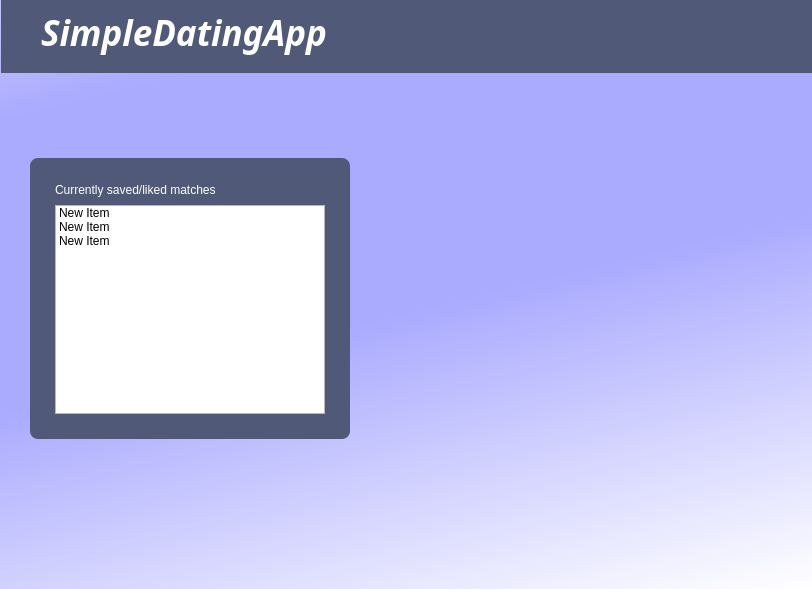
<?xml version="1.0" encoding="UTF-8"?>
<ui version="4.0">
 <class>LoginWindow</class>
 <widget class="QMainWindow" name="LoginWindow">
  <property name="geometry">
   <rect>
    <x>0</x>
    <y>0</y>
    <width>812</width>
    <height>589</height>
   </rect>
  </property>
  <property name="windowTitle">
   <string>MainWindow</string>
  </property>
  <property name="styleSheet">
   <string notr="true">#centralwidget {background-color: qlineargradient(spread:reflect, x1:0.727273, y1:0.205, x2:1, y2:1, stop:0.278409 rgba(170, 170, 255, 255), stop:1 rgba(255, 255, 255, 255));}

#nameInput{border-radius:8px;background-color:rgb(80, 90, 120);}
#nameInput2{border-radius:8px;background-color:rgb(80, 90, 120);}
#nameInput_2{border-radius:8px;background-color:rgb(80, 90, 120);}
#nameInput_3{border-radius:8px;background-color:rgb(80, 90, 120);}
#nameInput_4{border-radius:8px;background-color:rgb(80, 90, 120);}
#nameInput_5{border-radius:8px;background-color:rgb(80, 90, 120);}
#nameInput_6{border-radius:8px;background-color:rgb(80, 90, 120);}

QLabel { color: white; }
#topPanel{background-color:rgb(80, 90, 120);}</string>
  </property>
  <widget class="QWidget" name="centralwidget">
   <widget class="QWidget" name="bottomPanel" native="true">
    <property name="geometry">
     <rect>
      <x>0</x>
      <y>520</y>
      <width>812</width>
      <height>56</height>
     </rect>
    </property>
    <property name="sizePolicy">
     <sizepolicy hsizetype="Preferred" vsizetype="Fixed">
      <horstretch>0</horstretch>
      <verstretch>0</verstretch>
     </sizepolicy>
    </property>
    <property name="minimumSize">
     <size>
      <width>0</width>
      <height>50</height>
     </size>
    </property>
    <layout class="QHBoxLayout" name="horizontalLayout">
     <item>
      <spacer name="horizontalSpacer_2">
       <property name="orientation">
        <enum>Qt::Horizontal</enum>
       </property>
       <property name="sizeHint" stdset="0">
        <size>
         <width>40</width>
         <height>20</height>
        </size>
       </property>
      </spacer>
     </item>
    </layout>
   </widget>
   <widget class="QWidget" name="topPanel" native="true">
    <property name="geometry">
     <rect>
      <x>1</x>
      <y>-8</y>
      <width>821</width>
      <height>81</height>
     </rect>
    </property>
    <property name="sizePolicy">
     <sizepolicy hsizetype="Preferred" vsizetype="Fixed">
      <horstretch>0</horstretch>
      <verstretch>0</verstretch>
     </sizepolicy>
    </property>
    <property name="minimumSize">
     <size>
      <width>0</width>
      <height>70</height>
     </size>
    </property>
    <layout class="QHBoxLayout" name="horizontalLayout_2">
     <property name="topMargin">
      <number>0</number>
     </property>
     <item>
      <spacer name="horizontalSpacer_3">
       <property name="orientation">
        <enum>Qt::Horizontal</enum>
       </property>
       <property name="sizeType">
        <enum>QSizePolicy::Fixed</enum>
       </property>
       <property name="sizeHint" stdset="0">
        <size>
         <width>40</width>
         <height>20</height>
        </size>
       </property>
      </spacer>
     </item>
     <item>
      <widget class="QLabel" name="label_5">
       <property name="font">
        <font>
         <family>Tw Cen MT</family>
         <pointsize>26</pointsize>
         <italic>true</italic>
         <bold>true</bold>
        </font>
       </property>
       <property name="text">
        <string>SimpleDatingApp</string>
       </property>
      </widget>
     </item>
     <item>
      <spacer name="horizontalSpacer_4">
       <property name="orientation">
        <enum>Qt::Horizontal</enum>
       </property>
       <property name="sizeHint" stdset="0">
        <size>
         <width>40</width>
         <height>20</height>
        </size>
       </property>
      </spacer>
     </item>
    </layout>
   </widget>
   <widget class="QStackedWidget" name="stackedWidget">
    <property name="geometry">
     <rect>
      <x>0</x>
      <y>128</y>
      <width>812</width>
      <height>350</height>
     </rect>
    </property>
    <property name="sizePolicy">
     <sizepolicy hsizetype="Preferred" vsizetype="Fixed">
      <horstretch>0</horstretch>
      <verstretch>0</verstretch>
     </sizepolicy>
    </property>
    <property name="minimumSize">
     <size>
      <width>0</width>
      <height>350</height>
     </size>
    </property>
    <property name="currentIndex">
     <number>3</number>
    </property>
    <widget class="QWidget" name="page_4">
     <widget class="QWidget" name="nameInput_6" native="true">
      <property name="geometry">
       <rect>
        <x>20</x>
        <y>40</y>
        <width>320</width>
        <height>270</height>
       </rect>
      </property>
      <property name="sizePolicy">
       <sizepolicy hsizetype="Fixed" vsizetype="Fixed">
        <horstretch>0</horstretch>
        <verstretch>0</verstretch>
       </sizepolicy>
      </property>
      <property name="minimumSize">
       <size>
        <width>320</width>
        <height>270</height>
       </size>
      </property>
      <layout class="QVBoxLayout" name="verticalLayout_4">
       <property name="spacing">
        <number>8</number>
       </property>
       <property name="leftMargin">
        <number>25</number>
       </property>
       <property name="topMargin">
        <number>25</number>
       </property>
       <property name="rightMargin">
        <number>25</number>
       </property>
       <property name="bottomMargin">
        <number>25</number>
       </property>
       <item>
        <widget class="QLabel" name="label_6">
         <property name="sizePolicy">
          <sizepolicy hsizetype="Preferred" vsizetype="Fixed">
           <horstretch>0</horstretch>
           <verstretch>0</verstretch>
          </sizepolicy>
         </property>
         <property name="text">
          <string>Name:</string>
         </property>
        </widget>
       </item>
       <item>
        <widget class="QLineEdit" name="lineEdit"/>
       </item>
       <item>
        <widget class="QLabel" name="label_8">
         <property name="sizePolicy">
          <sizepolicy hsizetype="Preferred" vsizetype="Fixed">
           <horstretch>0</horstretch>
           <verstretch>0</verstretch>
          </sizepolicy>
         </property>
         <property name="text">
          <string>Surname:</string>
         </property>
        </widget>
       </item>
       <item>
        <widget class="QLineEdit" name="lineEdit_2"/>
       </item>
       <item>
        <spacer name="verticalSpacer">
         <property name="orientation">
          <enum>Qt::Vertical</enum>
         </property>
         <property name="sizeHint" stdset="0">
          <size>
           <width>20</width>
           <height>8</height>
          </size>
         </property>
        </spacer>
       </item>
       <item>
        <widget class="QPushButton" name="pushButton">
         <property name="text">
          <string>Login</string>
         </property>
        </widget>
       </item>
       <item>
        <spacer name="verticalSpacer_2">
         <property name="orientation">
          <enum>Qt::Vertical</enum>
         </property>
         <property name="sizeHint" stdset="0">
          <size>
           <width>20</width>
           <height>40</height>
          </size>
         </property>
        </spacer>
       </item>
       <item>
        <widget class="QLabel" name="label_9">
         <property name="text">
          <string>Don't have an account?</string>
         </property>
        </widget>
       </item>
       <item>
        <widget class="QPushButton" name="pushButton_2">
         <property name="text">
          <string>Register Now</string>
         </property>
        </widget>
       </item>
      </layout>
     </widget>
    </widget>
    <widget class="QWidget" name="page">
     <widget class="QWidget" name="horizontalWidget" native="true">
      <property name="geometry">
       <rect>
        <x>20</x>
        <y>30</y>
        <width>781</width>
        <height>281</height>
       </rect>
      </property>
      <property name="sizePolicy">
       <sizepolicy hsizetype="Fixed" vsizetype="Fixed">
        <horstretch>0</horstretch>
        <verstretch>0</verstretch>
       </sizepolicy>
      </property>
      <property name="minimumSize">
       <size>
        <width>600</width>
        <height>280</height>
       </size>
      </property>
      <layout class="QHBoxLayout" name="horizontalLayout_3">
       <property name="leftMargin">
        <number>0</number>
       </property>
       <property name="topMargin">
        <number>0</number>
       </property>
       <property name="rightMargin">
        <number>0</number>
       </property>
       <property name="bottomMargin">
        <number>0</number>
       </property>
       <item>
        <widget class="QWidget" name="nameInput" native="true">
         <property name="sizePolicy">
          <sizepolicy hsizetype="Fixed" vsizetype="Fixed">
           <horstretch>0</horstretch>
           <verstretch>0</verstretch>
          </sizepolicy>
         </property>
         <property name="minimumSize">
          <size>
           <width>320</width>
           <height>270</height>
          </size>
         </property>
         <layout class="QVBoxLayout" name="verticalLayout_3">
          <property name="spacing">
           <number>8</number>
          </property>
          <property name="leftMargin">
           <number>25</number>
          </property>
          <property name="topMargin">
           <number>25</number>
          </property>
          <property name="rightMargin">
           <number>25</number>
          </property>
          <property name="bottomMargin">
           <number>25</number>
          </property>
          <item>
           <widget class="QLabel" name="label">
            <property name="sizePolicy">
             <sizepolicy hsizetype="Preferred" vsizetype="Fixed">
              <horstretch>0</horstretch>
              <verstretch>0</verstretch>
             </sizepolicy>
            </property>
            <property name="text">
             <string>Name:</string>
            </property>
           </widget>
          </item>
          <item>
           <widget class="QLabel" name="label_2">
            <property name="sizePolicy">
             <sizepolicy hsizetype="Preferred" vsizetype="Fixed">
              <horstretch>0</horstretch>
              <verstretch>0</verstretch>
             </sizepolicy>
            </property>
            <property name="text">
             <string>Surname:</string>
            </property>
           </widget>
          </item>
          <item>
           <widget class="QLabel" name="label_3">
            <property name="sizePolicy">
             <sizepolicy hsizetype="Preferred" vsizetype="Fixed">
              <horstretch>0</horstretch>
              <verstretch>0</verstretch>
             </sizepolicy>
            </property>
            <property name="text">
             <string>Sex:</string>
            </property>
           </widget>
          </item>
          <item>
           <widget class="QLabel" name="label_4">
            <property name="sizePolicy">
             <sizepolicy hsizetype="Preferred" vsizetype="Fixed">
              <horstretch>0</horstretch>
              <verstretch>0</verstretch>
             </sizepolicy>
            </property>
            <property name="text">
             <string>Age:</string>
            </property>
           </widget>
          </item>
         </layout>
        </widget>
       </item>
       <item>
        <spacer name="horizontalSpacer">
         <property name="orientation">
          <enum>Qt::Horizontal</enum>
         </property>
         <property name="sizeHint" stdset="0">
          <size>
           <width>40</width>
           <height>20</height>
          </size>
         </property>
        </spacer>
       </item>
       <item>
        <widget class="QWidget" name="nameInput_2" native="true">
         <property name="sizePolicy">
          <sizepolicy hsizetype="Fixed" vsizetype="Fixed">
           <horstretch>0</horstretch>
           <verstretch>0</verstretch>
          </sizepolicy>
         </property>
         <property name="minimumSize">
          <size>
           <width>320</width>
           <height>270</height>
          </size>
         </property>
         <layout class="QVBoxLayout" name="verticalLayout_5">
          <property name="spacing">
           <number>8</number>
          </property>
          <property name="leftMargin">
           <number>25</number>
          </property>
          <property name="topMargin">
           <number>25</number>
          </property>
          <property name="rightMargin">
           <number>25</number>
          </property>
          <property name="bottomMargin">
           <number>25</number>
          </property>
          <item>
           <widget class="QLabel" name="label_7">
            <property name="sizePolicy">
             <sizepolicy hsizetype="Preferred" vsizetype="Fixed">
              <horstretch>0</horstretch>
              <verstretch>0</verstretch>
             </sizepolicy>
            </property>
            <property name="text">
             <string>MBTI:</string>
            </property>
           </widget>
          </item>
          <item>
           <widget class="QLabel" name="label_10">
            <property name="sizePolicy">
             <sizepolicy hsizetype="Preferred" vsizetype="Fixed">
              <horstretch>0</horstretch>
              <verstretch>0</verstretch>
             </sizepolicy>
            </property>
            <property name="text">
             <string>Hobbies:</string>
            </property>
           </widget>
          </item>
          <item>
           <widget class="QTextBrowser" name="textBrowser"/>
          </item>
         </layout>
        </widget>
       </item>
      </layout>
     </widget>
    </widget>
    <widget class="QWidget" name="page_2">
     <widget class="QWidget" name="horizontalWidget_3" native="true">
      <property name="geometry">
       <rect>
        <x>20</x>
        <y>30</y>
        <width>781</width>
        <height>281</height>
       </rect>
      </property>
      <property name="sizePolicy">
       <sizepolicy hsizetype="Fixed" vsizetype="Fixed">
        <horstretch>0</horstretch>
        <verstretch>0</verstretch>
       </sizepolicy>
      </property>
      <property name="minimumSize">
       <size>
        <width>600</width>
        <height>280</height>
       </size>
      </property>
      <layout class="QHBoxLayout" name="horizontalLayout_4">
       <property name="leftMargin">
        <number>0</number>
       </property>
       <property name="topMargin">
        <number>0</number>
       </property>
       <property name="rightMargin">
        <number>0</number>
       </property>
       <property name="bottomMargin">
        <number>0</number>
       </property>
       <item>
        <widget class="QWidget" name="nameInput_3" native="true">
         <property name="sizePolicy">
          <sizepolicy hsizetype="Fixed" vsizetype="Fixed">
           <horstretch>0</horstretch>
           <verstretch>0</verstretch>
          </sizepolicy>
         </property>
         <property name="minimumSize">
          <size>
           <width>320</width>
           <height>270</height>
          </size>
         </property>
         <layout class="QVBoxLayout" name="verticalLayout_6">
          <property name="spacing">
           <number>8</number>
          </property>
          <property name="leftMargin">
           <number>25</number>
          </property>
          <property name="topMargin">
           <number>25</number>
          </property>
          <property name="rightMargin">
           <number>25</number>
          </property>
          <property name="bottomMargin">
           <number>25</number>
          </property>
          <item>
           <widget class="QLabel" name="label_11">
            <property name="sizePolicy">
             <sizepolicy hsizetype="Preferred" vsizetype="Fixed">
              <horstretch>0</horstretch>
              <verstretch>0</verstretch>
             </sizepolicy>
            </property>
            <property name="text">
             <string>Name:</string>
            </property>
           </widget>
          </item>
          <item>
           <widget class="QLabel" name="label_12">
            <property name="sizePolicy">
             <sizepolicy hsizetype="Preferred" vsizetype="Fixed">
              <horstretch>0</horstretch>
              <verstretch>0</verstretch>
             </sizepolicy>
            </property>
            <property name="text">
             <string>Surname:</string>
            </property>
           </widget>
          </item>
          <item>
           <widget class="QLabel" name="label_13">
            <property name="sizePolicy">
             <sizepolicy hsizetype="Preferred" vsizetype="Fixed">
              <horstretch>0</horstretch>
              <verstretch>0</verstretch>
             </sizepolicy>
            </property>
            <property name="text">
             <string>Sex:</string>
            </property>
           </widget>
          </item>
          <item>
           <widget class="QLabel" name="label_14">
            <property name="sizePolicy">
             <sizepolicy hsizetype="Preferred" vsizetype="Fixed">
              <horstretch>0</horstretch>
              <verstretch>0</verstretch>
             </sizepolicy>
            </property>
            <property name="text">
             <string>Age:</string>
            </property>
           </widget>
          </item>
         </layout>
        </widget>
       </item>
       <item>
        <spacer name="horizontalSpacer_6">
         <property name="orientation">
          <enum>Qt::Horizontal</enum>
         </property>
         <property name="sizeHint" stdset="0">
          <size>
           <width>40</width>
           <height>20</height>
          </size>
         </property>
        </spacer>
       </item>
       <item>
        <widget class="QWidget" name="nameInput_4" native="true">
         <property name="sizePolicy">
          <sizepolicy hsizetype="Fixed" vsizetype="Fixed">
           <horstretch>0</horstretch>
           <verstretch>0</verstretch>
          </sizepolicy>
         </property>
         <property name="minimumSize">
          <size>
           <width>320</width>
           <height>270</height>
          </size>
         </property>
         <layout class="QVBoxLayout" name="verticalLayout_7">
          <property name="spacing">
           <number>8</number>
          </property>
          <property name="leftMargin">
           <number>25</number>
          </property>
          <property name="topMargin">
           <number>25</number>
          </property>
          <property name="rightMargin">
           <number>25</number>
          </property>
          <property name="bottomMargin">
           <number>25</number>
          </property>
          <item>
           <widget class="QLabel" name="label_15">
            <property name="sizePolicy">
             <sizepolicy hsizetype="Preferred" vsizetype="Fixed">
              <horstretch>0</horstretch>
              <verstretch>0</verstretch>
             </sizepolicy>
            </property>
            <property name="text">
             <string>MBTI:</string>
            </property>
           </widget>
          </item>
          <item>
           <widget class="QLabel" name="label_16">
            <property name="sizePolicy">
             <sizepolicy hsizetype="Preferred" vsizetype="Fixed">
              <horstretch>0</horstretch>
              <verstretch>0</verstretch>
             </sizepolicy>
            </property>
            <property name="text">
             <string>Hobbies:</string>
            </property>
           </widget>
          </item>
          <item>
           <widget class="QTextBrowser" name="textBrowser_2"/>
          </item>
         </layout>
        </widget>
       </item>
      </layout>
     </widget>
    </widget>
    <widget class="QWidget" name="page_3">
     <widget class="QWidget" name="nameInput_5" native="true">
      <property name="geometry">
       <rect>
        <x>30</x>
        <y>30</y>
        <width>320</width>
        <height>281</height>
       </rect>
      </property>
      <property name="sizePolicy">
       <sizepolicy hsizetype="Fixed" vsizetype="Fixed">
        <horstretch>0</horstretch>
        <verstretch>0</verstretch>
       </sizepolicy>
      </property>
      <property name="minimumSize">
       <size>
        <width>320</width>
        <height>270</height>
       </size>
      </property>
      <layout class="QVBoxLayout" name="verticalLayout_8">
       <property name="spacing">
        <number>8</number>
       </property>
       <property name="leftMargin">
        <number>25</number>
       </property>
       <property name="topMargin">
        <number>25</number>
       </property>
       <property name="rightMargin">
        <number>25</number>
       </property>
       <property name="bottomMargin">
        <number>25</number>
       </property>
       <item>
        <widget class="QLabel" name="label_18">
         <property name="sizePolicy">
          <sizepolicy hsizetype="Preferred" vsizetype="Fixed">
           <horstretch>0</horstretch>
           <verstretch>0</verstretch>
          </sizepolicy>
         </property>
         <property name="text">
          <string>Currently saved/liked matches</string>
         </property>
        </widget>
       </item>
       <item>
        <widget class="QListWidget" name="listWidget">
         <item>
          <property name="text">
           <string>New Item</string>
          </property>
         </item>
         <item>
          <property name="text">
           <string>New Item</string>
          </property>
         </item>
         <item>
          <property name="text">
           <string>New Item</string>
          </property>
         </item>
        </widget>
       </item>
      </layout>
     </widget>
    </widget>
   </widget>
  </widget>
 </widget>
 <resources/>
 <connections/>
</ui>
